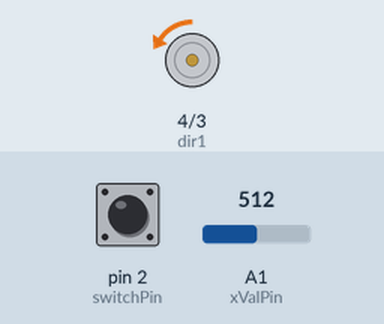
Bench run of a sketch on a simulated Arduino Uno, built with avr-gcc and run on an emulated ATmega328P. Parts: motor-driver pin pairs drawn as motors (green arrow = first pin HIGH = forward, orange = second pin HIGH = backward, longer = more drive, scaled by the enable pin). The test bench sets the inputs (shaded band); at power-on: A1 (xValPin) = 512, pin 2 (switchPin) HIGH. What the sketch prints to the serial monitor is not drawn.

Above: at 3.8 s.
3.9 s: A1 (xValPin) set to 485
At 6.4 s:
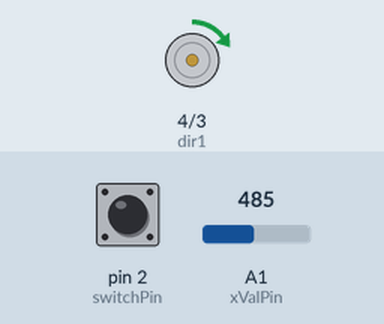
7.5 s: A1 (xValPin) set to 306
At 10.7 s:
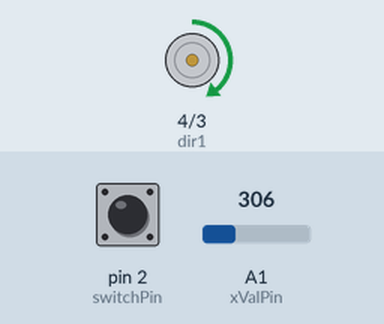
11.5 s: A1 (xValPin) set to 122
At 15.0 s:
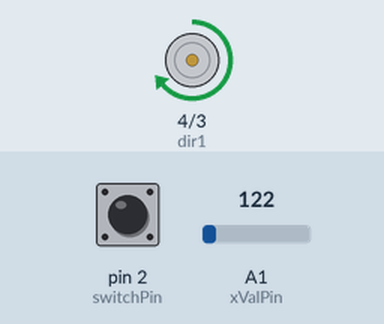
15.5 s: pin 2 (switchPin) pulled LOW for 2.35 s
At 16.5 s:
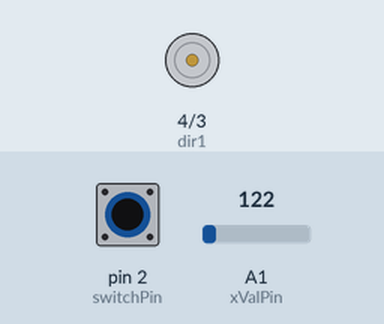
21.5 s: A1 (xValPin) set to 0
At 25.1 s:
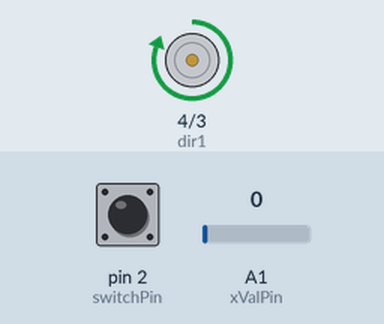
25.5 s: A1 (xValPin) set to 716
At 29.3 s:
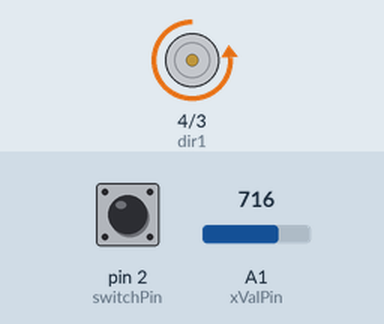
Timing chart, 0 to 30.5 s (numbered marks = the images above; inputs shaded):
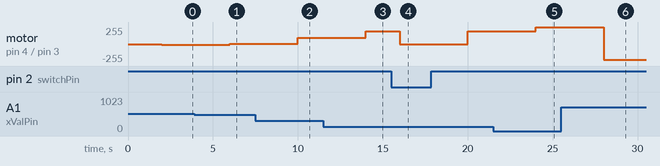

The sketch:

39.joystick_DC_motor.ino
```cpp
// usin joystick to control the spped and direction of DC motor

int enablePin = 5;
int dir1 = 4;
int dir2 = 3;
float motorSpeed;

int switchPin = 2;
int switchVal;

int xValPin = A1;
int xVal;


void setup() {
  // put your setup code here, to run once:

  pinMode(enablePin, OUTPUT);
  pinMode(dir1, OUTPUT);
  pinMode(dir2, OUTPUT);

  pinMode(switchPin, INPUT);
  digitalWrite(switchPin, HIGH);

  pinMode(xValPin, INPUT);

  Serial.begin(9600);

}


void loop() {

  // if the joystick button be pushed, switch is off
  // then the motor will be off
  switchVal = digitalRead(switchPin);
  //Serial.print(switchVal);
  if(switchVal == 1){
    Serial.print("the motor is on, ");
    delay(1000);

    // xVal = 495 as boundry to change the direction
    // the bigger the value |xVal - 495| is, the faster motor rotates
    xVal = analogRead(xValPin);
    Serial.print(" xVal == ");
    Serial.println(xVal);
    delay(1000);
    if(xVal < 495){
      digitalWrite(dir1, HIGH);
      digitalWrite(dir2, LOW);
      motorSpeed = (495.00 - xVal)*255.00/495.00;
      analogWrite(enablePin, motorSpeed);

    }
    else if(xVal >= 495){
      digitalWrite(dir1, LOW);
      digitalWrite(dir2, HIGH);
      motorSpeed = (xVal - 495)*255 / 528;
      analogWrite(enablePin, motorSpeed);
    }
  }

  else{
    Serial.print("the motor is off, ");
    digitalWrite(dir1, LOW);
    digitalWrite(dir2, LOW);
    analogWrite(enablePin, 0);
    delay(1000);
  }

}
```

Measured:
- after the input at 3.9 s, motor on pin 4 (dir1) / pin 3 (dir2): backward 8/255 → forward 5/255 after 2.1 s
- after the input at 7.5 s, motor on pin 4 (dir1) / pin 3 (dir2): forward 5/255 → forward 97/255 after 2.5 s
- after the input at 11.5 s, motor on pin 4 (dir1) / pin 3 (dir2): forward 97/255 → forward 192/255 after 2.5 s
- after the input at 15.5 s, motor on pin 4 (dir1) / pin 3 (dir2): forward 192/255 → stopped after 0.50 s, → forward 192/255 4.0 s later
- after the input at 21.5 s, motor on pin 4 (dir1) / pin 3 (dir2): forward 192/255 → forward 255/255 after 2.5 s
- after the input at 25.5 s, motor on pin 4 (dir1) / pin 3 (dir2): forward 255/255 → backward 239/255 after 2.5 s
